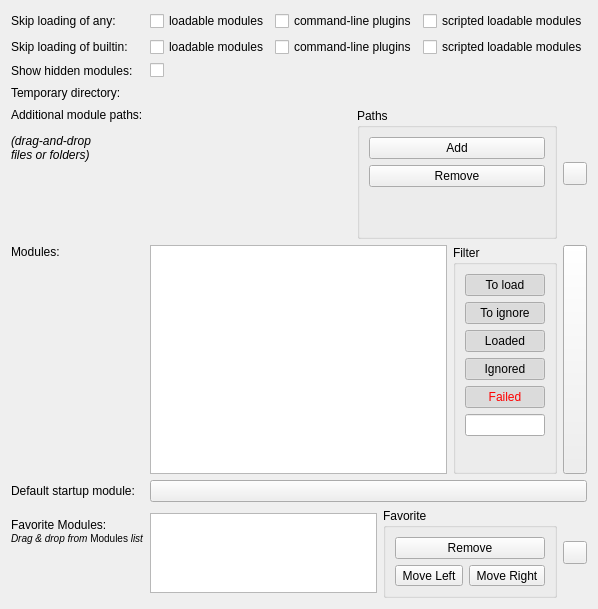
<?xml version="1.0" encoding="UTF-8"?>
<ui version="4.0">
 <class>qCjyxSettingsModulesPanel</class>
 <widget class="ctkSettingsPanel" name="qCjyxSettingsModulesPanel">
  <property name="geometry">
   <rect>
    <x>0</x>
    <y>0</y>
    <width>535</width>
    <height>609</height>
   </rect>
  </property>
  <property name="sizePolicy">
   <sizepolicy hsizetype="Preferred" vsizetype="Expanding">
    <horstretch>0</horstretch>
    <verstretch>0</verstretch>
   </sizepolicy>
  </property>
  <property name="windowTitle">
   <string>Module</string>
  </property>
  <layout class="QFormLayout" name="formLayout">
   <item row="2" column="0">
    <widget class="QLabel" name="LoadModulesLabel">
     <property name="sizePolicy">
      <sizepolicy hsizetype="Preferred" vsizetype="Preferred">
       <horstretch>0</horstretch>
       <verstretch>0</verstretch>
      </sizepolicy>
     </property>
     <property name="text">
      <string>Skip loading of any:</string>
     </property>
    </widget>
   </item>
   <item row="2" column="1">
    <widget class="QWidget" name="SkipLoadingContainerWidget" native="true">
     <property name="sizePolicy">
      <sizepolicy hsizetype="Preferred" vsizetype="Preferred">
       <horstretch>0</horstretch>
       <verstretch>0</verstretch>
      </sizepolicy>
     </property>
     <layout class="QHBoxLayout" name="horizontalLayout_1">
      <property name="leftMargin">
       <number>0</number>
      </property>
      <property name="topMargin">
       <number>0</number>
      </property>
      <property name="rightMargin">
       <number>0</number>
      </property>
      <property name="bottomMargin">
       <number>0</number>
      </property>
      <item>
       <widget class="QCheckBox" name="LoadLoadableModulesCheckBox">
        <property name="toolTip">
         <string>To temporarily disable, pass --disable-loadable-modules on the command line</string>
        </property>
        <property name="text">
         <string>loadable modules</string>
        </property>
       </widget>
      </item>
      <item>
       <widget class="QCheckBox" name="LoadCommandLineModulesCheckBox">
        <property name="toolTip">
         <string>To temporarily disable, pass --disable-cli-modules on the command line</string>
        </property>
        <property name="text">
         <string>command-line plugins</string>
        </property>
       </widget>
      </item>
      <item>
       <widget class="QCheckBox" name="LoadScriptedLoadableModulesCheckBox">
        <property name="toolTip">
         <string>To temporarily disable, pass  --disable-scripted-loadable-modules on the command line</string>
        </property>
        <property name="text">
         <string>scripted loadable modules</string>
        </property>
       </widget>
      </item>
     </layout>
    </widget>
   </item>
   <item row="3" column="0">
    <widget class="QLabel" name="LoadBuildInModulesLabel">
     <property name="sizePolicy">
      <sizepolicy hsizetype="Preferred" vsizetype="Preferred">
       <horstretch>0</horstretch>
       <verstretch>0</verstretch>
      </sizepolicy>
     </property>
     <property name="text">
      <string>Skip loading of builtin:</string>
     </property>
    </widget>
   </item>
   <item row="3" column="1">
    <widget class="QWidget" name="SkipLoadingBuiltinContainerWidget" native="true">
     <property name="sizePolicy">
      <sizepolicy hsizetype="Preferred" vsizetype="Preferred">
       <horstretch>0</horstretch>
       <verstretch>0</verstretch>
      </sizepolicy>
     </property>
     <layout class="QHBoxLayout" name="horizontalLayout_4">
      <property name="leftMargin">
       <number>0</number>
      </property>
      <property name="topMargin">
       <number>0</number>
      </property>
      <property name="rightMargin">
       <number>0</number>
      </property>
      <property name="bottomMargin">
       <number>0</number>
      </property>
      <item>
       <widget class="QCheckBox" name="LoadBuiltInLoadableModulesCheckBox">
        <property name="toolTip">
         <string>To temporarily disable, pass --disable-builtin-loadable-modules on the command line</string>
        </property>
        <property name="text">
         <string>loadable modules</string>
        </property>
       </widget>
      </item>
      <item>
       <widget class="QCheckBox" name="LoadBuiltInCommandLineModulesCheckBox">
        <property name="toolTip">
         <string>To temporarily disable, pass --disable-builtin-cli-modules on the command line</string>
        </property>
        <property name="text">
         <string>command-line plugins</string>
        </property>
       </widget>
      </item>
      <item>
       <widget class="QCheckBox" name="LoadBuiltInScriptedLoadableModulesCheckBox">
        <property name="toolTip">
         <string>To temporarily disable, pass  --disable-builtin-scripted-loadable-modules on the command line</string>
        </property>
        <property name="text">
         <string>scripted loadable modules</string>
        </property>
       </widget>
      </item>
     </layout>
    </widget>
   </item>
   <item row="4" column="0">
    <widget class="QLabel" name="ShowHiddenModulesLabel">
     <property name="sizePolicy">
      <sizepolicy hsizetype="Preferred" vsizetype="Preferred">
       <horstretch>0</horstretch>
       <verstretch>0</verstretch>
      </sizepolicy>
     </property>
     <property name="text">
      <string>Show hidden modules:</string>
     </property>
    </widget>
   </item>
   <item row="4" column="1">
    <widget class="QWidget" name="ShowHiddenContainerWidget" native="true">
     <property name="sizePolicy">
      <sizepolicy hsizetype="Preferred" vsizetype="Preferred">
       <horstretch>0</horstretch>
       <verstretch>0</verstretch>
      </sizepolicy>
     </property>
     <layout class="QHBoxLayout" name="horizontalLayout_6">
      <property name="leftMargin">
       <number>0</number>
      </property>
      <property name="topMargin">
       <number>0</number>
      </property>
      <property name="rightMargin">
       <number>0</number>
      </property>
      <property name="bottomMargin">
       <number>0</number>
      </property>
      <item>
       <widget class="QCheckBox" name="ShowHiddenModulesCheckBox">
        <property name="text">
         <string/>
        </property>
       </widget>
      </item>
     </layout>
    </widget>
   </item>
   <item row="5" column="0">
    <widget class="QLabel" name="TemporaryDirectoryLabel">
     <property name="sizePolicy">
      <sizepolicy hsizetype="Preferred" vsizetype="Preferred">
       <horstretch>0</horstretch>
       <verstretch>0</verstretch>
      </sizepolicy>
     </property>
     <property name="text">
      <string>Temporary directory:</string>
     </property>
    </widget>
   </item>
   <item row="5" column="1">
    <widget class="QWidget" name="TempDirContainerWidget" native="true">
     <property name="sizePolicy">
      <sizepolicy hsizetype="Expanding" vsizetype="Preferred">
       <horstretch>0</horstretch>
       <verstretch>0</verstretch>
      </sizepolicy>
     </property>
     <layout class="QHBoxLayout" name="horizontalLayout_8">
      <item>
       <widget class="ctkDirectoryButton" name="TemporaryDirectoryButton"/>
      </item>
     </layout>
    </widget>
   </item>
   <item row="6" column="0">
    <widget class="QLabel" name="AdditionalModulePathsLabel">
     <property name="sizePolicy">
      <sizepolicy hsizetype="Preferred" vsizetype="Preferred">
       <horstretch>0</horstretch>
       <verstretch>1</verstretch>
      </sizepolicy>
     </property>
     <property name="text">
      <string>&lt;html&gt;&lt;head/&gt;&lt;body&gt;&lt;p&gt;Additional module paths:&lt;/p&gt;&lt;p&gt;&lt;span style=&quot; font-style:italic;&quot;&gt;(drag-and-drop&lt;br/&gt;files or folders)&lt;/span&gt;&lt;/p&gt;&lt;/body&gt;&lt;/html&gt;</string>
     </property>
     <property name="alignment">
      <set>Qt::AlignLeading|Qt::AlignLeft|Qt::AlignTop</set>
     </property>
    </widget>
   </item>
   <item row="6" column="1">
    <widget class="QWidget" name="AdditionalModulePathsWidget" native="true">
     <property name="sizePolicy">
      <sizepolicy hsizetype="Preferred" vsizetype="Fixed">
       <horstretch>0</horstretch>
       <verstretch>0</verstretch>
      </sizepolicy>
     </property>
     <layout class="QHBoxLayout" name="horizontalLayout_2">
      <property name="leftMargin">
       <number>0</number>
      </property>
      <property name="topMargin">
       <number>0</number>
      </property>
      <property name="rightMargin">
       <number>0</number>
      </property>
      <property name="bottomMargin">
       <number>0</number>
      </property>
      <item>
       <widget class="qCjyxDirectoryListView" name="AdditionalModulePathsView">
        <property name="maximumSize">
         <size>
          <width>16777215</width>
          <height>100</height>
         </size>
        </property>
       </widget>
      </item>
      <item>
       <widget class="QGroupBox" name="groupBox">
        <property name="title">
         <string>Paths</string>
        </property>
        <layout class="QVBoxLayout" name="verticalLayout_2">
         <item>
          <widget class="QPushButton" name="AddAdditionalModulePathButton">
           <property name="text">
            <string>Add</string>
           </property>
          </widget>
         </item>
         <item>
          <widget class="QPushButton" name="RemoveAdditionalModulePathButton">
           <property name="text">
            <string>Remove</string>
           </property>
          </widget>
         </item>
         <item>
          <spacer name="verticalSpacer">
           <property name="orientation">
            <enum>Qt::Vertical</enum>
           </property>
           <property name="sizeHint" stdset="0">
            <size>
             <width>20</width>
             <height>40</height>
            </size>
           </property>
          </spacer>
         </item>
        </layout>
       </widget>
      </item>
      <item>
       <widget class="ctkExpandButton" name="AdditionalModulePathMoreButton">
        <property name="checked">
         <bool>true</bool>
        </property>
        <property name="mirrorOnExpand">
         <bool>true</bool>
        </property>
       </widget>
      </item>
     </layout>
    </widget>
   </item>
   <item row="7" column="0">
    <widget class="QLabel" name="DisableModulesLabel">
     <property name="sizePolicy">
      <sizepolicy hsizetype="Preferred" vsizetype="Preferred">
       <horstretch>0</horstretch>
       <verstretch>1</verstretch>
      </sizepolicy>
     </property>
     <property name="toolTip">
      <string>when checking/unchecking a module, its dependencies are checked/unchecked accordingly</string>
     </property>
     <property name="text">
      <string>Modules:</string>
     </property>
     <property name="alignment">
      <set>Qt::AlignLeading|Qt::AlignLeft|Qt::AlignTop</set>
     </property>
    </widget>
   </item>
   <item row="7" column="1">
    <widget class="QWidget" name="ModuleListContainerWidget" native="true">
     <property name="sizePolicy">
      <sizepolicy hsizetype="Preferred" vsizetype="MinimumExpanding">
       <horstretch>0</horstretch>
       <verstretch>1</verstretch>
      </sizepolicy>
     </property>
     <layout class="QHBoxLayout" name="horizontalLayout">
      <property name="leftMargin">
       <number>0</number>
      </property>
      <property name="topMargin">
       <number>0</number>
      </property>
      <property name="rightMargin">
       <number>0</number>
      </property>
      <property name="bottomMargin">
       <number>0</number>
      </property>
      <item>
       <widget class="qCjyxModulesListView" name="DisableModulesListView">
        <property name="sizePolicy">
         <sizepolicy hsizetype="Expanding" vsizetype="Expanding">
          <horstretch>0</horstretch>
          <verstretch>1</verstretch>
         </sizepolicy>
        </property>
        <property name="horizontalScrollBarPolicy">
         <enum>Qt::ScrollBarAlwaysOff</enum>
        </property>
        <property name="editTriggers">
         <set>QAbstractItemView::NoEditTriggers</set>
        </property>
        <property name="dragDropMode">
         <enum>QAbstractItemView::DragOnly</enum>
        </property>
        <property name="alternatingRowColors">
         <bool>false</bool>
        </property>
        <property name="checkBoxVisible">
         <bool>true</bool>
        </property>
       </widget>
      </item>
      <item>
       <widget class="QGroupBox" name="FilterGroupBox">
        <property name="sizePolicy">
         <sizepolicy hsizetype="Preferred" vsizetype="Expanding">
          <horstretch>0</horstretch>
          <verstretch>1</verstretch>
         </sizepolicy>
        </property>
        <property name="title">
         <string>Filter</string>
        </property>
        <layout class="QVBoxLayout" name="verticalLayout_3">
         <property name="sizeConstraint">
          <enum>QLayout::SetMinimumSize</enum>
         </property>
         <item>
          <widget class="ctkCheckablePushButton" name="FilterToLoadPushButton">
           <property name="toolTip">
            <string>Hide modules to load at startup</string>
           </property>
           <property name="text">
            <string>To load</string>
           </property>
           <property name="checkable">
            <bool>true</bool>
           </property>
           <property name="checked">
            <bool>true</bool>
           </property>
           <property name="checkBoxControlsButton">
            <bool>false</bool>
           </property>
           <property name="checkBoxUserCheckable">
            <bool>false</bool>
           </property>
          </widget>
         </item>
         <item>
          <widget class="ctkCheckablePushButton" name="FilterToIgnorePushButton">
           <property name="toolTip">
            <string>Hide modules to ignore at startup</string>
           </property>
           <property name="text">
            <string>To ignore</string>
           </property>
           <property name="checkable">
            <bool>true</bool>
           </property>
           <property name="checked">
            <bool>true</bool>
           </property>
           <property name="checkBoxControlsButton">
            <bool>false</bool>
           </property>
           <property name="checkBoxUserCheckable">
            <bool>false</bool>
           </property>
          </widget>
         </item>
         <item>
          <widget class="QPushButton" name="FilterLoadedPushButton">
           <property name="toolTip">
            <string>Hide loaded modules</string>
           </property>
           <property name="text">
            <string>Loaded</string>
           </property>
           <property name="checkable">
            <bool>true</bool>
           </property>
           <property name="checked">
            <bool>true</bool>
           </property>
          </widget>
         </item>
         <item>
          <widget class="QPushButton" name="FilterIgnoredPushButton">
           <property name="palette">
            <palette>
             <active>
              <colorrole role="ButtonText">
               <brush brushstyle="SolidPattern">
                <color alpha="255">
                 <red>106</red>
                 <green>104</green>
                 <blue>100</blue>
                </color>
               </brush>
              </colorrole>
             </active>
             <inactive>
              <colorrole role="ButtonText">
               <brush brushstyle="SolidPattern">
                <color alpha="255">
                 <red>0</red>
                 <green>0</green>
                 <blue>0</blue>
                </color>
               </brush>
              </colorrole>
             </inactive>
             <disabled>
              <colorrole role="ButtonText">
               <brush brushstyle="SolidPattern">
                <color alpha="255">
                 <red>106</red>
                 <green>104</green>
                 <blue>100</blue>
                </color>
               </brush>
              </colorrole>
             </disabled>
            </palette>
           </property>
           <property name="toolTip">
            <string>Hide ignored modules</string>
           </property>
           <property name="text">
            <string>Ignored</string>
           </property>
           <property name="checkable">
            <bool>true</bool>
           </property>
           <property name="checked">
            <bool>true</bool>
           </property>
          </widget>
         </item>
         <item>
          <widget class="QPushButton" name="FilterFailedPushButton">
           <property name="palette">
            <palette>
             <active>
              <colorrole role="ButtonText">
               <brush brushstyle="SolidPattern">
                <color alpha="255">
                 <red>255</red>
                 <green>0</green>
                 <blue>0</blue>
                </color>
               </brush>
              </colorrole>
             </active>
             <inactive>
              <colorrole role="ButtonText">
               <brush brushstyle="SolidPattern">
                <color alpha="255">
                 <red>255</red>
                 <green>0</green>
                 <blue>0</blue>
                </color>
               </brush>
              </colorrole>
             </inactive>
             <disabled>
              <colorrole role="ButtonText">
               <brush brushstyle="SolidPattern">
                <color alpha="255">
                 <red>106</red>
                 <green>104</green>
                 <blue>100</blue>
                </color>
               </brush>
              </colorrole>
             </disabled>
            </palette>
           </property>
           <property name="toolTip">
            <string>Hide Failed to load modules</string>
           </property>
           <property name="text">
            <string>Failed</string>
           </property>
           <property name="checkable">
            <bool>true</bool>
           </property>
           <property name="checked">
            <bool>true</bool>
           </property>
          </widget>
         </item>
         <item>
          <widget class="ctkSearchBox" name="FilterTitleSearchBox">
           <property name="sizePolicy">
            <sizepolicy hsizetype="Ignored" vsizetype="Fixed">
             <horstretch>0</horstretch>
             <verstretch>0</verstretch>
            </sizepolicy>
           </property>
           <property name="showSearchIcon">
            <bool>true</bool>
           </property>
          </widget>
         </item>
         <item>
          <spacer name="verticalSpacer_3">
           <property name="orientation">
            <enum>Qt::Vertical</enum>
           </property>
           <property name="sizeHint" stdset="0">
            <size>
             <width>0</width>
             <height>0</height>
            </size>
           </property>
          </spacer>
         </item>
        </layout>
       </widget>
      </item>
      <item>
       <widget class="ctkExpandButton" name="FilterMoreButton">
        <property name="sizePolicy">
         <sizepolicy hsizetype="Fixed" vsizetype="Expanding">
          <horstretch>0</horstretch>
          <verstretch>0</verstretch>
         </sizepolicy>
        </property>
        <property name="checked">
         <bool>true</bool>
        </property>
        <property name="mirrorOnExpand">
         <bool>true</bool>
        </property>
       </widget>
      </item>
     </layout>
    </widget>
   </item>
   <item row="8" column="0">
    <widget class="QLabel" name="HomeModuleLabel">
     <property name="sizePolicy">
      <sizepolicy hsizetype="Preferred" vsizetype="Preferred">
       <horstretch>0</horstretch>
       <verstretch>0</verstretch>
      </sizepolicy>
     </property>
     <property name="text">
      <string>Default startup module:</string>
     </property>
    </widget>
   </item>
   <item row="8" column="1">
    <widget class="QWidget" name="DefaultStartupContainerWidget" native="true">
     <property name="sizePolicy">
      <sizepolicy hsizetype="Preferred" vsizetype="Preferred">
       <horstretch>0</horstretch>
       <verstretch>0</verstretch>
      </sizepolicy>
     </property>
     <layout class="QHBoxLayout" name="horizontalLayout_7">
      <property name="leftMargin">
       <number>0</number>
      </property>
      <property name="topMargin">
       <number>0</number>
      </property>
      <property name="rightMargin">
       <number>0</number>
      </property>
      <property name="bottomMargin">
       <number>0</number>
      </property>
      <item>
       <widget class="QPushButton" name="HomeModuleButton">
        <property name="text">
         <string/>
        </property>
       </widget>
      </item>
     </layout>
    </widget>
   </item>
   <item row="9" column="0">
    <widget class="QLabel" name="FavoritesModulesLabel">
     <property name="sizePolicy">
      <sizepolicy hsizetype="Preferred" vsizetype="Preferred">
       <horstretch>0</horstretch>
       <verstretch>0</verstretch>
      </sizepolicy>
     </property>
     <property name="toolTip">
      <string>Add to the list by dragging modules from the above &quot;Modules&quot; list. Note: modules with no icons will not appear in the toolbar.</string>
     </property>
     <property name="text">
      <string>Favorite Modules:&lt;br&gt;&lt;small&gt;&lt;i&gt;Drag &amp;amp; drop from &lt;/i&gt;Modules&lt;i&gt; list&lt;/i&gt;&lt;/small&gt;</string>
     </property>
     <property name="wordWrap">
      <bool>true</bool>
     </property>
    </widget>
   </item>
   <item row="9" column="1">
    <widget class="QWidget" name="FavoriteModulesContainerWidget" native="true">
     <property name="sizePolicy">
      <sizepolicy hsizetype="Preferred" vsizetype="Preferred">
       <horstretch>0</horstretch>
       <verstretch>0</verstretch>
      </sizepolicy>
     </property>
     <layout class="QHBoxLayout" name="horizontalLayout_3">
      <property name="leftMargin">
       <number>0</number>
      </property>
      <property name="topMargin">
       <number>0</number>
      </property>
      <property name="rightMargin">
       <number>0</number>
      </property>
      <property name="bottomMargin">
       <number>0</number>
      </property>
      <item>
       <widget class="qCjyxModulesListView" name="FavoritesModulesListView">
        <property name="maximumSize">
         <size>
          <width>16777215</width>
          <height>80</height>
         </size>
        </property>
        <property name="verticalScrollBarPolicy">
         <enum>Qt::ScrollBarAlwaysOff</enum>
        </property>
        <property name="editTriggers">
         <set>QAbstractItemView::NoEditTriggers</set>
        </property>
        <property name="dragDropMode">
         <enum>QAbstractItemView::DragDrop</enum>
        </property>
        <property name="defaultDropAction">
         <enum>Qt::CopyAction</enum>
        </property>
        <property name="selectionMode">
         <enum>QAbstractItemView::SingleSelection</enum>
        </property>
        <property name="iconSize">
         <size>
          <width>32</width>
          <height>32</height>
         </size>
        </property>
        <property name="flow">
         <enum>QListView::LeftToRight</enum>
        </property>
        <property name="isWrapping" stdset="0">
         <bool>false</bool>
        </property>
        <property name="viewMode">
         <enum>QListView::IconMode</enum>
        </property>
        <property name="uniformItemSizes">
         <bool>false</bool>
        </property>
        <property name="wordWrap">
         <bool>true</bool>
        </property>
       </widget>
      </item>
      <item>
       <widget class="QGroupBox" name="FavoritesMoreGroupBox">
        <property name="toolTip">
         <string>Add to the list by dragging modules from the above &quot;Modules&quot; list</string>
        </property>
        <property name="title">
         <string>Favorite</string>
        </property>
        <layout class="QGridLayout" name="gridLayout">
         <item row="0" column="0" colspan="2">
          <widget class="QPushButton" name="FavoritesRemoveButton">
           <property name="toolTip">
            <string>Remove selected module from favorites</string>
           </property>
           <property name="text">
            <string>Remove</string>
           </property>
          </widget>
         </item>
         <item row="2" column="0">
          <widget class="QToolButton" name="FavoritesMoveLeftButton">
           <property name="toolTip">
            <string>Move to the left</string>
           </property>
           <property name="text">
            <string>Move Left</string>
           </property>
          </widget>
         </item>
         <item row="2" column="1">
          <widget class="QToolButton" name="FavoritesMoveRightButton">
           <property name="toolTip">
            <string>Move to the right</string>
           </property>
           <property name="text">
            <string>Move Right</string>
           </property>
          </widget>
         </item>
        </layout>
       </widget>
      </item>
      <item>
       <widget class="ctkExpandButton" name="FavoritesMoreButton">
        <property name="checked">
         <bool>false</bool>
        </property>
        <property name="mirrorOnExpand">
         <bool>true</bool>
        </property>
       </widget>
      </item>
     </layout>
    </widget>
   </item>
  </layout>
 </widget>
 <customwidgets>
  <customwidget>
   <class>qCjyxDirectoryListView</class>
   <extends>QWidget</extends>
   <header>qCjyxDirectoryListView.h</header>
   <container>1</container>
  </customwidget>
  <customwidget>
   <class>qCjyxModulesListView</class>
   <extends>QListView</extends>
   <header>qCjyxModulesListView.h</header>
  </customwidget>
  <customwidget>
   <class>ctkCheckablePushButton</class>
   <extends>ctkPushButton</extends>
   <header>ctkCheckablePushButton.h</header>
  </customwidget>
  <customwidget>
   <class>ctkDirectoryButton</class>
   <extends>QWidget</extends>
   <header>ctkDirectoryButton.h</header>
  </customwidget>
  <customwidget>
   <class>ctkExpandButton</class>
   <extends>QToolButton</extends>
   <header>ctkExpandButton.h</header>
  </customwidget>
  <customwidget>
   <class>ctkPushButton</class>
   <extends>QPushButton</extends>
   <header>ctkPushButton.h</header>
  </customwidget>
  <customwidget>
   <class>ctkSearchBox</class>
   <extends>QLineEdit</extends>
   <header>ctkSearchBox.h</header>
  </customwidget>
  <customwidget>
   <class>ctkSettingsPanel</class>
   <extends>QWidget</extends>
   <header>ctkSettingsPanel.h</header>
   <container>1</container>
  </customwidget>
 </customwidgets>
 <resources/>
 <connections>
  <connection>
   <sender>AdditionalModulePathMoreButton</sender>
   <signal>toggled(bool)</signal>
   <receiver>groupBox</receiver>
   <slot>setVisible(bool)</slot>
   <hints>
    <hint type="sourcelabel">
     <x>451</x>
     <y>217</y>
    </hint>
    <hint type="destinationlabel">
     <x>438</x>
     <y>217</y>
    </hint>
   </hints>
  </connection>
  <connection>
   <sender>FilterMoreButton</sender>
   <signal>toggled(bool)</signal>
   <receiver>FilterGroupBox</receiver>
   <slot>setVisible(bool)</slot>
   <hints>
    <hint type="sourcelabel">
     <x>449</x>
     <y>261</y>
    </hint>
    <hint type="destinationlabel">
     <x>391</x>
     <y>229</y>
    </hint>
   </hints>
  </connection>
 </connections>
</ui>
